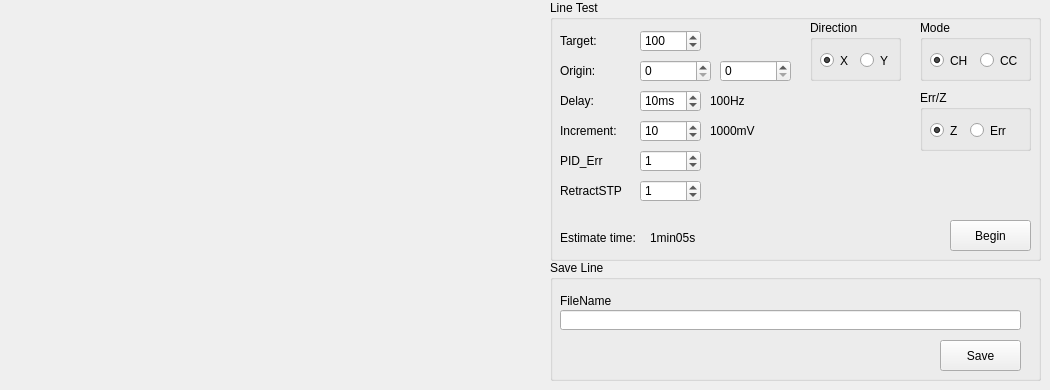
    <widget class="QWidget" name="tab_5">
     <attribute name="title">
      <string>Line Scan</string>
     </attribute>
     <widget class="PlotWidget" name="graphWidget_6" native="true">
      <property name="geometry">
       <rect>
        <x>0</x>
        <y>10</y>
        <width>541</width>
        <height>371</height>
       </rect>
      </property>
     </widget>
     <widget class="QGroupBox" name="groupBox_14">
      <property name="geometry">
       <rect>
        <x>550</x>
        <y>0</y>
        <width>491</width>
        <height>261</height>
       </rect>
      </property>
      <property name="title">
       <string>Line Test</string>
      </property>
      <widget class="QPushButton" name="pushButton_scan_Tbegin">
       <property name="geometry">
        <rect>
         <x>400</x>
         <y>220</y>
         <width>81</width>
         <height>31</height>
        </rect>
       </property>
       <property name="text">
        <string>Begin</string>
       </property>
      </widget>
      <widget class="QSpinBox" name="spinBox_scan_Ttarget">
       <property name="geometry">
        <rect>
         <x>90</x>
         <y>30</y>
         <width>61</width>
         <height>22</height>
        </rect>
       </property>
       <property name="suffix">
        <string/>
       </property>
       <property name="minimum">
        <number>-32768</number>
       </property>
       <property name="maximum">
        <number>32768</number>
       </property>
       <property name="singleStep">
        <number>10</number>
       </property>
       <property name="value">
        <number>100</number>
       </property>
      </widget>
      <widget class="QLabel" name="label_88">
       <property name="geometry">
        <rect>
         <x>10</x>
         <y>30</y>
         <width>51</width>
         <height>21</height>
        </rect>
       </property>
       <property name="text">
        <string>Target:</string>
       </property>
      </widget>
      <widget class="QSpinBox" name="spinBox_scan_origin_Ty">
       <property name="geometry">
        <rect>
         <x>170</x>
         <y>60</y>
         <width>71</width>
         <height>22</height>
        </rect>
       </property>
       <property name="suffix">
        <string/>
       </property>
       <property name="minimum">
        <number>0</number>
       </property>
       <property name="maximum">
        <number>65535</number>
       </property>
       <property name="singleStep">
        <number>10</number>
       </property>
       <property name="value">
        <number>0</number>
       </property>
      </widget>
      <widget class="QLabel" name="label_89">
       <property name="geometry">
        <rect>
         <x>10</x>
         <y>60</y>
         <width>51</width>
         <height>21</height>
        </rect>
       </property>
       <property name="text">
        <string>Origin:</string>
       </property>
      </widget>
      <widget class="QSpinBox" name="spinBox_scan_origin_Tx">
       <property name="geometry">
        <rect>
         <x>90</x>
         <y>60</y>
         <width>71</width>
         <height>22</height>
        </rect>
       </property>
       <property name="suffix">
        <string/>
       </property>
       <property name="minimum">
        <number>0</number>
       </property>
       <property name="maximum">
        <number>65535</number>
       </property>
       <property name="singleStep">
        <number>10</number>
       </property>
       <property name="value">
        <number>0</number>
       </property>
      </widget>
      <widget class="QLabel" name="label_curve_diinc_hz_4">
       <property name="geometry">
        <rect>
         <x>160</x>
         <y>90</y>
         <width>51</width>
         <height>21</height>
        </rect>
       </property>
       <property name="text">
        <string>100Hz</string>
       </property>
      </widget>
      <widget class="QLabel" name="label_90">
       <property name="geometry">
        <rect>
         <x>10</x>
         <y>90</y>
         <width>71</width>
         <height>21</height>
        </rect>
       </property>
       <property name="text">
        <string>Delay:</string>
       </property>
      </widget>
      <widget class="QSpinBox" name="spinBox_scan_freq_2">
       <property name="geometry">
        <rect>
         <x>90</x>
         <y>90</y>
         <width>61</width>
         <height>22</height>
        </rect>
       </property>
       <property name="suffix">
        <string>ms</string>
       </property>
       <property name="minimum">
        <number>0</number>
       </property>
       <property name="maximum">
        <number>10000</number>
       </property>
       <property name="singleStep">
        <number>5</number>
       </property>
       <property name="value">
        <number>10</number>
       </property>
      </widget>
      <widget class="QSpinBox" name="spinBox_scan_Tinc">
       <property name="geometry">
        <rect>
         <x>90</x>
         <y>120</y>
         <width>61</width>
         <height>22</height>
        </rect>
       </property>
       <property name="suffix">
        <string/>
       </property>
       <property name="minimum">
        <number>1</number>
       </property>
       <property name="maximum">
        <number>10000</number>
       </property>
       <property name="singleStep">
        <number>10</number>
       </property>
       <property name="value">
        <number>10</number>
       </property>
      </widget>
      <widget class="QLabel" name="label_curve_diinc_mv_4">
       <property name="geometry">
        <rect>
         <x>160</x>
         <y>120</y>
         <width>61</width>
         <height>21</height>
        </rect>
       </property>
       <property name="text">
        <string>1000mV</string>
       </property>
      </widget>
      <widget class="QLabel" name="label_92">
       <property name="geometry">
        <rect>
         <x>10</x>
         <y>120</y>
         <width>71</width>
         <height>21</height>
        </rect>
       </property>
       <property name="text">
        <string>Increment:</string>
       </property>
      </widget>
      <widget class="QLabel" name="label_scan_line_eta_2">
       <property name="geometry">
        <rect>
         <x>100</x>
         <y>230</y>
         <width>61</width>
         <height>16</height>
        </rect>
       </property>
       <property name="text">
        <string>1min05s</string>
       </property>
      </widget>
      <widget class="QLabel" name="label_74">
       <property name="geometry">
        <rect>
         <x>10</x>
         <y>230</y>
         <width>91</width>
         <height>16</height>
        </rect>
       </property>
       <property name="text">
        <string>Estimate time:</string>
       </property>
      </widget>
      <widget class="QGroupBox" name="groupBox_16">
       <property name="geometry">
        <rect>
         <x>260</x>
         <y>20</y>
         <width>91</width>
         <height>61</height>
        </rect>
       </property>
       <property name="title">
        <string>Direction</string>
       </property>
       <widget class="QRadioButton" name="radioButton_Y">
        <property name="geometry">
         <rect>
          <x>50</x>
          <y>30</y>
          <width>31</width>
          <height>21</height>
         </rect>
        </property>
        <property name="text">
         <string>Y</string>
        </property>
        <property name="checked">
         <bool>false</bool>
        </property>
       </widget>
       <widget class="QRadioButton" name="radioButton_X">
        <property name="geometry">
         <rect>
          <x>10</x>
          <y>30</y>
          <width>31</width>
          <height>21</height>
         </rect>
        </property>
        <property name="text">
         <string>X</string>
        </property>
        <property name="checked">
         <bool>true</bool>
        </property>
       </widget>
      </widget>
      <widget class="QGroupBox" name="groupBox_17">
       <property name="geometry">
        <rect>
         <x>370</x>
         <y>20</y>
         <width>111</width>
         <height>61</height>
        </rect>
       </property>
       <property name="title">
        <string>Mode</string>
       </property>
       <widget class="QRadioButton" name="radioButton_lineCH">
        <property name="geometry">
         <rect>
          <x>10</x>
          <y>30</y>
          <width>41</width>
          <height>21</height>
         </rect>
        </property>
        <property name="text">
         <string>CH</string>
        </property>
        <property name="checked">
         <bool>true</bool>
        </property>
       </widget>
       <widget class="QRadioButton" name="radioButton_lineCC">
        <property name="geometry">
         <rect>
          <x>60</x>
          <y>30</y>
          <width>51</width>
          <height>21</height>
         </rect>
        </property>
        <property name="text">
         <string>CC</string>
        </property>
        <property name="checked">
         <bool>false</bool>
        </property>
       </widget>
      </widget>
      <widget class="QLabel" name="label_91">
       <property name="geometry">
        <rect>
         <x>10</x>
         <y>150</y>
         <width>71</width>
         <height>21</height>
        </rect>
       </property>
       <property name="text">
        <string>PID_Err</string>
       </property>
      </widget>
      <widget class="QSpinBox" name="spinBox_scan_line_piderr">
       <property name="geometry">
        <rect>
         <x>90</x>
         <y>150</y>
         <width>61</width>
         <height>22</height>
        </rect>
       </property>
       <property name="suffix">
        <string/>
       </property>
       <property name="minimum">
        <number>0</number>
       </property>
       <property name="maximum">
        <number>32768</number>
       </property>
       <property name="singleStep">
        <number>10</number>
       </property>
       <property name="value">
        <number>1</number>
       </property>
      </widget>
      <widget class="QGroupBox" name="groupBox_19">
       <property name="geometry">
        <rect>
         <x>370</x>
         <y>90</y>
         <width>111</width>
         <height>61</height>
        </rect>
       </property>
       <property name="title">
        <string>Err/Z</string>
       </property>
       <widget class="QRadioButton" name="radioButton_lineErr">
        <property name="geometry">
         <rect>
          <x>50</x>
          <y>30</y>
          <width>51</width>
          <height>21</height>
         </rect>
        </property>
        <property name="text">
         <string>Err</string>
        </property>
        <property name="checked">
         <bool>false</bool>
        </property>
       </widget>
       <widget class="QRadioButton" name="radioButton_lineZ">
        <property name="geometry">
         <rect>
          <x>10</x>
          <y>30</y>
          <width>31</width>
          <height>21</height>
         </rect>
        </property>
        <property name="text">
         <string>Z</string>
        </property>
        <property name="checked">
         <bool>true</bool>
        </property>
       </widget>
      </widget>
      <widget class="QSpinBox" name="spinBox_scan_line_retract">
       <property name="geometry">
        <rect>
         <x>90</x>
         <y>180</y>
         <width>61</width>
         <height>22</height>
        </rect>
       </property>
       <property name="suffix">
        <string/>
       </property>
       <property name="minimum">
        <number>0</number>
       </property>
       <property name="maximum">
        <number>32768</number>
       </property>
       <property name="singleStep">
        <number>10</number>
       </property>
       <property name="value">
        <number>1</number>
       </property>
      </widget>
      <widget class="QLabel" name="label_95">
       <property name="geometry">
        <rect>
         <x>10</x>
         <y>180</y>
         <width>71</width>
         <height>21</height>
        </rect>
       </property>
       <property name="text">
        <string>RetractSTP</string>
       </property>
      </widget>
     </widget>
     <widget class="QGroupBox" name="groupBox_15">
      <property name="geometry">
       <rect>
        <x>550</x>
        <y>260</y>
        <width>491</width>
        <height>121</height>
       </rect>
      </property>
      <property name="title">
       <string>Save Line</string>
      </property>
      <widget class="QLabel" name="label_93">
       <property name="geometry">
        <rect>
         <x>10</x>
         <y>30</y>
         <width>71</width>
         <height>21</height>
        </rect>
       </property>
       <property name="text">
        <string>FileName</string>
       </property>
      </widget>
      <widget class="QPushButton" name="pushButton_scan_line_save">
       <property name="geometry">
        <rect>
         <x>390</x>
         <y>80</y>
         <width>81</width>
         <height>31</height>
        </rect>
       </property>
       <property name="text">
        <string>Save</string>
       </property>
      </widget>
      <widget class="QLineEdit" name="lineEdit_scan_line_filename">
       <property name="geometry">
        <rect>
         <x>10</x>
         <y>50</y>
         <width>461</width>
         <height>20</height>
        </rect>
       </property>
      </widget>
     </widget>
    </widget>
